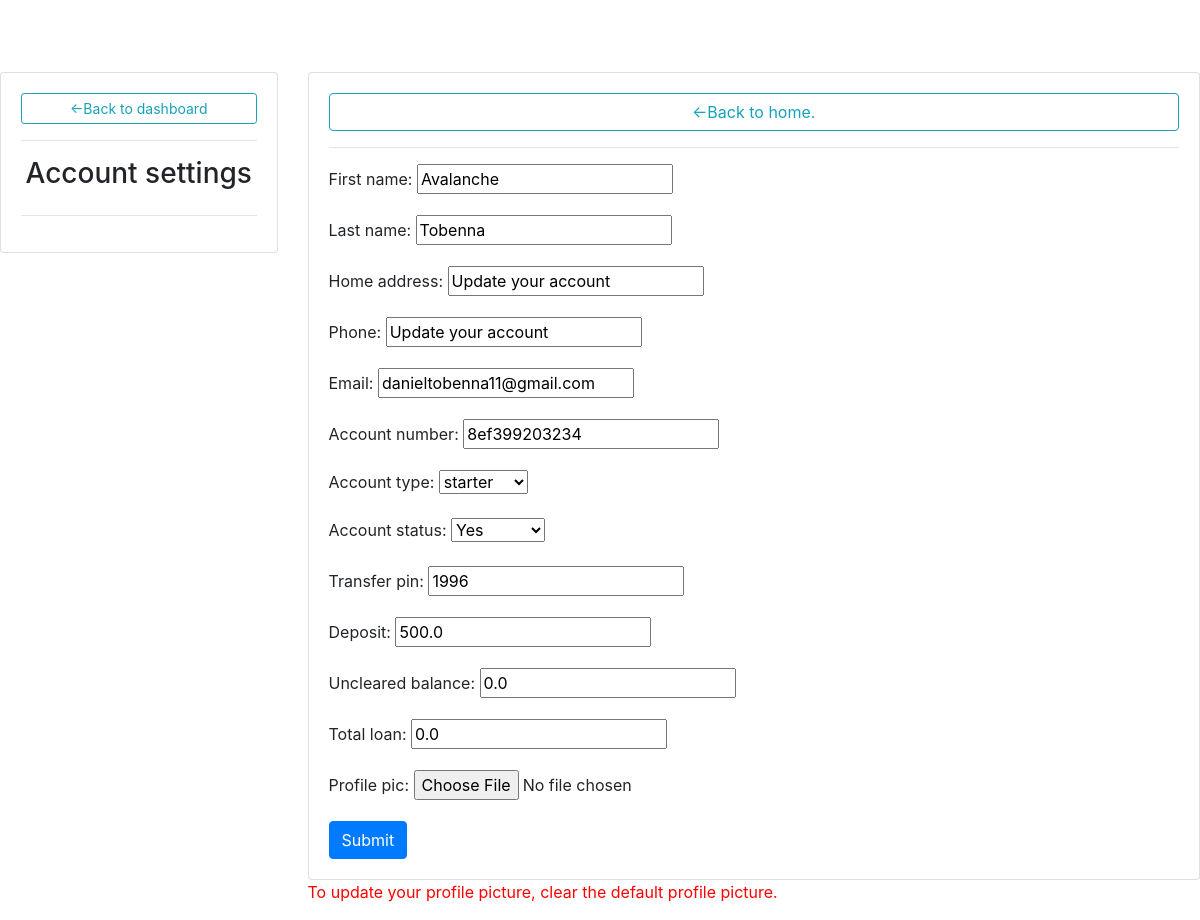
/admingotouserprofile/3/ (signed in), run on the app's committed database.
### bankprojapp/models.py (models this page shows, shortened)
class Client(models.Model):
	TYPE=(
		('starter', 'starter'),
		('savings', 'savings'),
		('standard', 'standard'),
		('premium', 'premium'),
		('current', 'current'),
		)
	user= models.OneToOneField(User, null=True, on_delete=models.CASCADE)
	first_name= models.CharField(max_length=200, null=True)
	last_name= models.CharField(max_length=200, null=True)
	home_address= models.CharField(default="Update your account", max_length=200, null=True)
	phone= models.CharField(default="Update your account", max_length=200, null=True)
	email= models.CharField(max_length=200, null=True)
	account_number= models.CharField(max_length=12, blank=True)
	account_type= models.CharField(max_length= 200, null=True, choices=TYPE, default='starter')
	account_status= models.BooleanField(default=True, null=True, blank=True)
	transfer_pin= models.CharField(max_length= 4, null=True, blank=True)
	deposit= models.FloatField(default=0, null=True)
	uncleared_balance= models.FloatField(default=0, null=True)
	total_loan= models.FloatField(default=0, null=True)
	profile_pic= models.ImageField(null=True, blank=True)
	date_created= models.DateTimeField(auto_now_add=True, null=True)

### bankprojapp/views.py (the view)
# urls.py: path('admingotouserprofile/<str:pk>/', views.admingotouserprofile, name='admingotouserprofile'),
@login_required(login_url='clientsignin')
@staff_member_required
def admingotouserprofile(request, pk):
	client= Client.objects.get(id=pk)
	form= ClientForm(instance=client)
	if request.method=='POST':
		form= ClientForm(request.POST, request.FILES, instance=client)
		if form.is_valid():
			form.save()
	context= {'form':form}
	return render(request, 'bankprojapp/admingotouserprofilepage.html', context)

### bankprojapp/forms.py
class ClientForm(ModelForm):
	class Meta:
		model= Client
		fields= '__all__'
		exclude=['user']

### bankprojapp/templates/bankprojapp/admingotouserprofilepage.html (shortened to what this page needs)
<!DOCTYPE html>
{% load static %}
<html>
<head>
	<link rel="stylesheet" href="https://stackpath.bootstrapcdn.com/bootstrap/4.1.3/css/bootstrap.min.css">
    <link rel="stylesheet" href="https://use.fontawesome.com/releases/v5.6.1/css/all.css">
</head>
<body>
<br>
<br>
<br>
<div class="row">
	<div class="col-md-3">
		<div class="card card-body">
			<a href="{% url 'admindashboard' %}" class="btn btn-outline-info btn-sm">&#8592;Back to dashboard</a>
			<hr>
			<h3 style="text-align: center;">Account settings</h3>
			<hr>
		</div>
	</div>
		<div class="col-md-9">
		<div class="card card-body">
			<a href="{% url 'home' %}" class="btn btn-outline-info">&#8592;Back to home.</a>
			<hr>
			<form method="Post" action="" enctype='multipart/form-data'>
				{{form.as_p}}
				<input type="submit" class="btn btn-primary" name="Update information">
			</form>
		</div>
		<p style="color: red;">To update your profile picture, clear the default profile picture.</p>
	</div>
</div>
</body>
</html>

### data on the page
Client: first_name "Avalanche", last_name "Tobenna", home_address "Update your account", phone "Update your account", email "danieltobenna11@gmail.com", account_number "8ef399203234", account_type "starter", account_status "Yes", transfer_pin "1996", deposit "500.0", uncleared_balance "0.0", total_loan "0.0"
